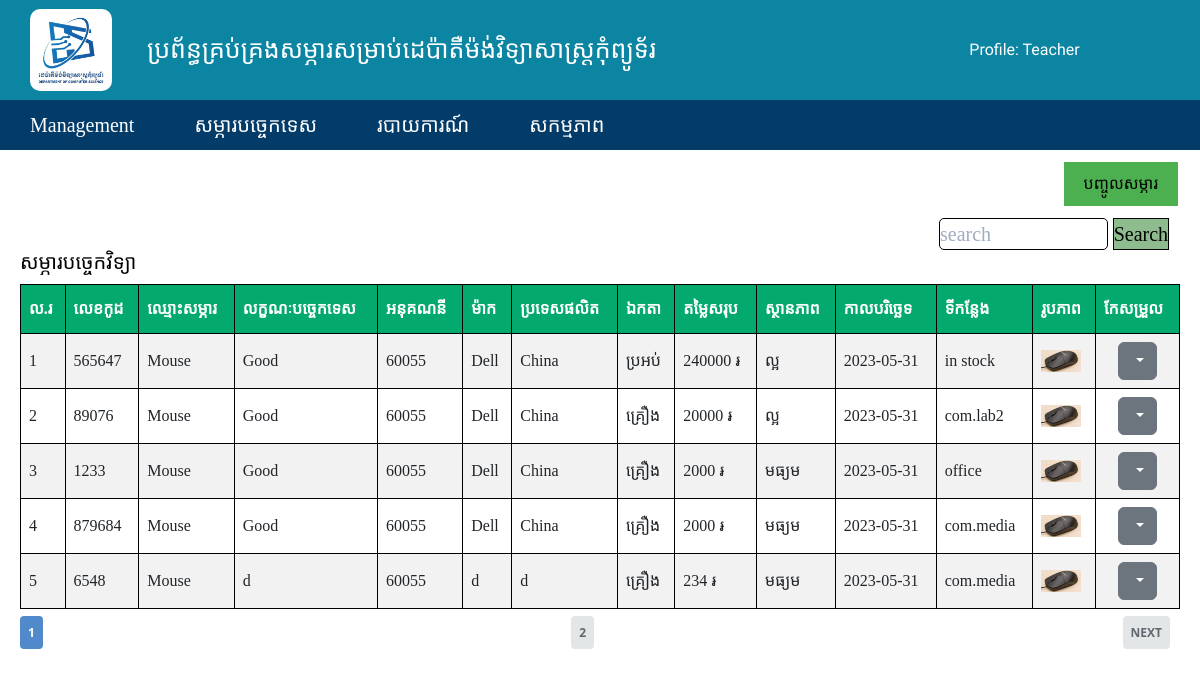
The page /admin/it_thing.php (signed in) on the database its author committed.
### tables this page shows
CREATE TABLE `itproduct` (
  `id` int(15) NOT NULL,
  `code` int(20) NOT NULL,
  `name` varchar(100) NOT NULL,
  `how` text NOT NULL,
  `account` int(10) NOT NULL,
  `saccount` int(10) NOT NULL,
  `model` varchar(50) NOT NULL,
  `country` varchar(50) NOT NULL,
  `think` varchar(50) NOT NULL,
  `quantity` int(10) NOT NULL,
  `retail_price` int(20) NOT NULL,
  `total_price` int(20) NOT NULL,
  `status` varchar(20) NOT NULL,
  `date` date NOT NULL,
  `date_use` date DEFAULT NULL,
  `place` varchar(50) NOT NULL,
  `BORROW` int(11) NOT NULL DEFAULT 0,
  `picture` text NOT NULL
);

### admin/it_thing.php (the view, shortened to what this page needs)
<?php
$host = "localhost";
$username = "root";
$password = "";
$db = "comtechstock";
$connect = new mysqli($host, $username, $password, $db);
$total_pages = $connect->query('SELECT * FROM itproduct WHERE saccount = 60055')->num_rows;
$page = isset($_GET['page']) && is_numeric($_GET['page']) ? $_GET['page'] : 1;
$num_results_on_page = 5;
if ($stmt = $connect->prepare('SELECT * FROM itproduct WHERE saccount = 60055 ORDER BY name LIMIT ?,?')) {
?>
    <!DOCTYPE html>
    <html lang="en">
    <head>
       <?php include('include/Head.php');?>
    </head>
    <body>
        <?php include('include/Header.php'); ?>
        <div class="dashboard">
            <?php include('include/Top-dashboard.php'); ?>
            <div class="search-and-title">
                <h3>សម្ភារបច្ចេកវិទ្យា</h3>
            </div>
            <div class="dasble">
                <table id="customers">
                    <tr font-family='khmer os battambang'>
                        <th class="head">ល.រ</th>
                        <th class="head">លេខកូដ</th>
                        <th class="head">ឈ្មោះសម្ភារ</th>
                        <th class="head">លក្ខណៈបច្ចេកទេស</th>
                        <th class="head">អនុគណនី</th>
                        <th class="head">ម៉ាក</th>
                        <th class="head">ប្រទេសផលិត</th>
                        <th class="head">ឯកតា</th>
                        <th class="head">តម្លៃសរុប</th>
                        <th class="head">ស្ថានភាព</th>
                        <th class="head">កាលបរិច្ឆេទ</th>
                        <th class="head">ទីកន្លែង</th>
                        <th class="head">រូបភាព</th>
                        <th class="head">កែសម្រួល</th>
                    </tr>
                    <?php
                    if (isset($_GET['page'])) {
                        $page = $_GET['page'];
                    } else {
                        $page = 1;
                    }
                    $num_per_page = 5;
                    $start_from = ($page - 1) * 5;
                    $i = 1;
                    $sql = "SELECT * FROM itproduct WHERE saccount= 60055 Limit $start_from, $num_per_page ";
                    $result = $connect->query($sql);
                    while ($row = $result->fetch_assoc()) {
                    ?>
                        <tr>
                            <td><?php echo $i++; ?></td>
                            <td><?php echo "$row[code]" ?></td>
                            <td><?php echo "$row[name]" ?></td>
                            <td><?php echo "$row[how]" ?></td>
                            <td><?php echo "$row[saccount]" ?></td>
                            <td><?php echo "$row[model]" ?></td>
                            <td><?php echo "$row[country]" ?></td>
                            <td><?php echo "$row[think]" ?></td>
                            <td><?php echo "$row[total_price]" ?> ៛</td>
                            <td><?php echo "$row[status]" ?></td>
                            <td><?php echo "$row[date]" ?></td>
                            <td><?php
                                if ($row['BORROW'] == 1) echo "គេខ្ចី";
                                else echo "$row[place]"; ?></td>
                            <td><img src="./img/<?php echo "$row[picture]"; ?>" width="40px" ;height="auto"></td>
                            <td align="center">
                            <?php include('include/td_action.php');?>
                            </td>
            </tr>
        <?php
                    }
        ?>
        </table>
        <?php if (ceil($total_pages / $num_results_on_page) > 0) : ?>
            <ul class="pagination">
                <li class="currentpage"><a href="it_thing.php?page=<?php echo $page ?>"><?php echo $page ?></a></li>
                <?php if ($page + 1 < ceil($total_pages / $num_results_on_page) + 1) : ?><li class="page"><a href="it_thing.php?page=<?php echo $page + 1 ?>"><?php echo $page + 1 ?></a></li><?php endif; ?>
                <?php if ($page < ceil($total_pages / $num_results_on_page)) : ?>
                    <li class="next"><a href="it_thing.php?page=<?php echo $page + 1 ?>">Next</a></li>
                <?php endif; ?>
            </ul>
        <?php endif; ?>
        </div>
        </div>
    </body>
    </html>
<?php } ?>

### admin/include/Head.php (shortened to what this page needs)
<link rel="stylesheet" href="../font-awesome/css/font-awesome.min.css">
<link rel="stylesheet" href="style/pag1.css">
<link rel="stylesheet" href="style/bootstrap.min.css">
<link rel="stylesheet" href="style/styledashboard.css">
<link rel="stylesheet" href="style/tablestyle.css">
<link rel="stylesheet" href="font-awesome/css/font-awesome.min.css">

### admin/include/Header.php (shortened to what this page needs)
<?php
     if(isset($_SESSION['username']) == false) {
?>
<div class="top-header">
        <div class="container-width">
        <div class="logo">
                <img src="img/logo1.jpg" alt="" width="100px" height="100px">
        </div>
        <div class="text">
            <h3>ប្រព័ន្ធគ្រប់គ្រងសម្ភារសម្រាប់ដេប៉ាតឺម៉ង់វិទ្យាសាស្រ្ដកុំព្យូទ័រ</h3>
        </div>
        <div class="profile">
            <p>Profile:</p>
        </div>
        </div>
    </div>
    <div class="menu_bar1" id="myHeader">
        <ul>
            <li class="dropdown1_menu"><a href="#">Management</a>
            <div class="dropdown_menu">
                <ul><li><a href="index.php">Dashboard</a></li>
                    <li><a href="userList.php">User list</a></li>
                    <li><a href="#">Profile</a></li>
                    <li><a href="#">Logout</a></li>
                </ul>
            </div>
            </li>
            <li><a href="#">សម្ភារបច្ចេកទេស</a>
            <div class="dropdown_menu">
                <ul>
                    <li><a href="it_thing.php">សម្ភារព័ត៌មានវិទ្យា(60055)</a></li>
                    <li><a href="nonit_thing.php">សម្ភារមិនមែនជាព័ត៌មានវិទ្យា(60051)</a></li>
                    <li><a href="furniture_thing.php">សម្ភារសង្ហារឹម(60052)</a></li>
                    <li><a href="use_thing.php">សម្ភារប្រើប្រាស់(60053)</a></li>
                </ul>
            </div>
           </li>
            <li><a href="">របាយការណ៍</a>
            <div class="dropdown_menu">
            <ul>
                    <li><a href="ListTotal.php">បញ្ជីសម្ភារសរុប</a></li>
                    <li><a href="ListUse.php">បញ្ជីប្រើប្រាស់</a></li>
                    <li><a href="ListBorrow.php">បញ្ជីខ្ចី</a></li>
                    <li><a href="ListInStock.php">បញ្ជីក្នុងឃ្លាំង</a></li>
                    <li><a href="#">បញ្ជីសម្ភារខូច</a></li>
                </ul>
            </div>
            </li>
       <li>
           <a href="#">សកម្មភាព</a>
           <div class="dropdown_menu">
               <ul>
                   <li><a href="06form.php">បញ្ជូលសម្ភារ</a></li>
                   <!-- <li><a href="formUse.php">ដកសម្ភារប្រើ</a></li>
                   <li><a href="formBorrow.php">ខ្ចីសម្ភារ</a></li>
                   <li><a href="09form.php">ស្ថានភាពសម្ភារ</a></li> -->
                   <li><a href="addThink.php">បន្ថែមឯកតា</a></li>
               </ul>
           </div>
       </li>
        </ul>
    </div>
    <script>
        window.onscroll = function() {myFunction()};
        var header = document.getElementById("myHeader");
        var sticky = header.offsetTop;
        function myFunction() {
        if (window.pageYOffset > sticky) {
            header.classList.add("sticky");
        } else {
            header.classList.remove("sticky");
        }
        }
</script>
<?php } else { ?>
    <div class="top-header">
        <div class="container-width">
        <div class="logo">
                <img src="img/logo1.jpg" alt="" width="100px" height="100px">
        </div>
        <div class="text">
            <h3>ប្រព័ន្ធគ្រប់គ្រងសម្ភារសម្រាប់ដេប៉ាតឺម៉ង់វិទ្យាសាស្រ្ដកុំព្យូទ័រ</h3>
        </div>
        <div class="profile">
            <p>Profile: <?php echo $_SESSION['username'];?></p>
        </div>
        </div>
    </div>
    <div class="menu_bar1" id="myHeader">
        <ul>
            <li class="dropdown1_menu"><a href="#">Management</a>
            </li>
            <li><a href="#">សម្ភារបច្ចេកទេស</a>
           </li>
            <li><a href="">របាយការណ៍</a>
            </li>
       <li>
           <a href="#">សកម្មភាព</a>
       </li>
        </ul>
    </div>
<?php } ?>

### admin/include/Top-dashboard.php
<div class="top_dashboard">
            <div class="do" >
                <a href="06form.php" class="button">បញ្ចូលសម្ភារ</a>
            </div>
            <div class="search-and-title">
                <div class="search-control">
                    <form action="">
                    <input type="search" name="search"  placeholder="search" color="black" style="    border:1px solid black;background-color:LishtSteelBlue; border-radius:5px; width: 70%">
                    <button type = "submit" name = "search-button" style="    border:1px solid black;background-color:DarkSeaGreen;">Search</button>
                    </form>
                </div>
            </div>
        </div>

### admin/include/td_action.php (shortened to what this page needs)
<div class="dropdown">
                    <button class="btn btn-secondary dropdown-toggle" type="button" data-bs-toggle="dropdown" aria-expanded="false">
                    </button>
                </div>

### admin/style/pag1.css (style rules this page uses)
* { margin: 0; padding: 0; box-sizing: border-box; }
.top-header { width: 100%; height: 100px; float: left; background-color: #0c85a3; }
.top-header .container-width { width: 100%; height: 100%; margin: 0 auto; padding: 0 0 0 30px; }
.top-header .container-width .logo { width: 10%; height: 100%; float: left; align-items: center; display: flex; border-radius: 50%; }
.top-header .container-width .logo img { width: 70%; height: auto; border-radius: 10px; }
.top-header .container-width .text { width: 60%; height: 100%; float: left; align-items: center; display: flex; }
.top-header .container-width .text h3 { font-family: 'Angkor', cursive; color: #fff; font-size: 25px; }
.top-header .container-width .profile { width: 30%; height: 100%; float: left; align-items: center; display: flex; justify-content: center; }
.top-header .container-width .profile p { color: #fff; font-family: 'Angkor', cursive; }
.menu_bar1 { width: 100%; float: left; background-color: rgb(3, 59, 105); position: sticky; top: 0; }
.menu_bar1 ul { list-style: none; display: flex; }
.menu_bar1 ul li { padding: 10px 30px; position: relative; }
.menu_bar1 ul li a { color: white; text-decoration: none; font-size: 20px; font-family: 'Siemreap', cursive; transition: all 0.3s; }
input { display: inline-block; font-size: 15px; box-sizing: border-box; transition: 2s; }
.dashboard { width: 100%; }
.dashboard .top_dashboard { margin-left: 20px; margin-right: 20px; width: auto; height: auto; font-family: 'Angkor', cursive; }
.top_dashboard .search-and-title { width:270px; float: right; align-items: right; margin:0px; padding:0 0 0 29px; }
.dashboard .dasble { width: 100%; height: 510px; padding: 0 20px; z-index: -99999; }
.do { float: right; width: 100%; height: auto; padding: 10px 0; }
.do a { float: right; }
.search-and-title { width: 100%; display: flex; justify-content: space-between; font-family: 'khmer os battambang'; color: #000000; padding: 0 0 10px 20px; font-size: 20px; }
table { font-family: arial, sans-serif; border-collapse: collapse; width: auto; }
#customers th { padding-top: 12px; padding-bottom: 12px; text-align: left; background-color: #04AA6D; color: #ffffff; border: 8px solid rgb(0, 0, 0); }
#customers td { z-index: -99; }
.head { color: white; z-index: 89999; }
.dashboard { padding-top: 100px; }
.pagination { list-style-type: none; padding: 10px 0; display: inline-flex; justify-content: space-between; box-sizing: border-box; }
.pagination li { box-sizing: border-box; padding-right: 10px; }
.pagination li a { box-sizing: border-box; background-color: #e2e6e6; padding: 8px; text-decoration: none; font-size: 12px; font-weight: bold; color: #616872; border-radius: 4px; }
.pagination .next a, .pagination .prev a { text-transform: uppercase; font-size: 12px; }
.pagination .currentpage a { background-color: #518acb; color: #fff; }

### admin/style/tablestyle.css (style rules this page uses)
.button { background-color: #4CAF50; border: none; color: black; padding: 10px 20px; text-align: center; text-decoration: none; display: inline; font-size: 16px; margin: 2px 2px; cursor: pointer; font-family: 'Angkor', cursive; }
#customers { font-family: 'khmer os battambang'; border-collapse: collapse; width: 100%; }
#customers td, #customers th { border: 1px solid #000; padding: 8px; }
#customers tr:nth-child(even) { background-color: #f2f2f2; }
#customers th { padding-top: 12px; padding-bottom: 12px; text-align: left; background-color: #04AA6D; color: white; }

### rows shown on the page
itproduct: code "565647", name "Mouse", how "Good", saccount "60055", model "Dell", country "China", think "ប្រអប់", total_price "240000", status "ល្អ", date "2023-05-31", place "in stock", picture (picture)
itproduct: code "89076", name "Mouse", how "Good", saccount "60055", model "Dell", country "China", think "គ្រឿង", total_price "20000", status "ល្អ", date "2023-05-31", place "com.lab2", picture (picture)
itproduct: code "1233", name "Mouse", how "Good", saccount "60055", model "Dell", country "China", think "គ្រឿង", total_price "2000", status "មធ្យម", date "2023-05-31", place "office", picture (picture)
itproduct: code "879684", name "Mouse", how "Good", saccount "60055", model "Dell", country "China", think "គ្រឿង", total_price "2000", status "មធ្យម", date "2023-05-31", place "com.media", picture (picture)
itproduct: code "6548", name "Mouse", how "d", saccount "60055", model "d", country "d", think "គ្រឿង", total_price "234", status "មធ្យម", date "2023-05-31", place "com.media", picture (picture)

### other values the page prints
$_SESSION['username'] "Teacher"
$page "1"
$page + 1 "2"
